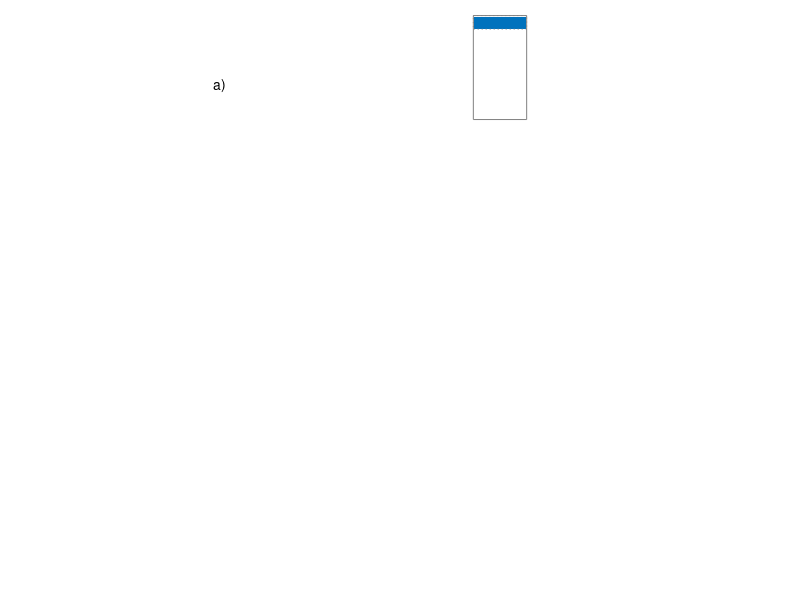

Here is the MATLAB script that generated this plot: (Note: this script raises an error after producing the figure.)
clear

% Create figure
figure(1);
clf

% level ice and snow thickness
hfi=2.0; % level ice thickness
hfs=0.3; % snow thickness

% deformed ice and snow thickness
hdi=3.0; % ridged ice thickness
hds=0.3; % ridged snow thickness

epsilon=(hfi-hdi)/hdi

% parameter settings of scheme
rhoi=917.0; % density of ice (kg/m^3)
rhos=330.0; % density of snow (kg/m^3)
rhow=1026.0; % density of seawater (kg/m^3)
deltar=rhow-rhoi;
g=9.8; % gravity
alphar=22; % angle of ridge
alphak=22; % angle of keel
%porosity=0.8; % porosity of ridge and keel complex
porosity=1.0; % porosity of ridge and keel complex

% geometric settings of figure
boxleftx=0.025;
boxrightx=0.775;
boxcenterx=(boxleftx+boxrightx)/2;
figLk=boxrightx-boxleftx;
levelextent=0.20;
sealeft=0
searight=1
aspectratio=2;
textbox=0.05;
textoffset=0.012;
arrowhead=0.005;
envelope=0.025;
scaleaxes=0.15;
cols=lines(10);
greycol=0.5*[1 1 1]
bluecol=cols(1,:)


% calculate freeboard and draft of level ice
hld=(rhoi*hfi+rhos*hfs)/rhow; % level draft
hlf=(hfi+hfs)-hld; % level freeboard

% calculate freeboard and draft of deformed ice 
hdd=(rhoi*hdi+rhos*hds)/rhow; % ridged draft
hdf=(hdi+hds)-hdd; % ridged freeboard

% check for bounds of level ice
if hld<0
 hld=0;
 hlf=0;
elseif hld>hdd/porosity | hlf>hdf/porosity
 error('There are no keels or ridges with this setting')
end

% calculate depth of keel relative to sea level
Hk=(2*hdd/porosity)-hld;

% calculate horizontal extent of keel structure 
Lk=2*(Hk-hld)/tan(alphak*pi/180)

% calculate height of ridge
Hr=hlf+sqrt((tan(alphar*pi/180))*(((hdf*Lk)/porosity)-hlf*Lk));

% calculate horizontal extent of ridge structure 
Lr=2*(Hr-hlf)/tan(alphar*pi/180)

% use this to determine the scale factor for the diagram
scalefactorx=figLk/Lk
scalefactory=min(aspectratio*scalefactorx,1/(Hk+Hr))

% calculate level ice box and surface snow, centered slightly to left
ylbottom=max((1-(hfi+hfs)*scalefactory)/2,(Hk-hld)*scalefactory)
yltop=ylbottom+hfi*scalefactory
ylsnow=yltop+hfs*scalefactory
sealevely=ylbottom+hld*scalefactory;

% calculate deformed ice coordinates
ydbottom=sealevely-hdd*scalefactory/porosity;
ydtop=sealevely+(hdf-hds)*scalefactory/porosity;
ydsnow=ydtop+hds*scalefactory/porosity;

% calculate keel bottom
ykbottom=ylbottom-(Hk-hld)*scalefactory;

% calculate ridge top
yrtop=ylsnow+(Hr-hlf)*scalefactory;

extenty(1)=ydsnow-ydbottom;
extenty(2)=extenty(1)+0.05;
extenty(3)=yrtop-ykbottom;
totalextent=extenty(1)+extenty(2)+extenty(3);
posy(1)=1-extenty(1)/totalextent;
posy(2)=posy(1)-extenty(2)/totalextent;
posy(3)=posy(2)-extenty(3)/totalextent;


notation='abc';

for setting=1:3

 % start axis
 if setting==1 | setting==2
  axes('Position',[1/3 posy(setting) 1/3 extenty(setting)/totalextent],...
      'DataAspectRatio',[1 1 1],'PlotBoxAspectRatio',[1 1 1],...
      'Xlim',[0 1],'Ylim',[ydbottom ydsnow],...
      'Box','off','Visible','off','Clipping','off')
 elseif setting==3
  axes('Position',[1/3 posy(setting) 1/3 extenty(setting)/totalextent],...
      'DataAspectRatio',[1 1 1],'PlotBoxAspectRatio',[1 1 1],...
      'Xlim',[0 1],'Ylim',[ykbottom yrtop],...
      'Box','off','Visible','off','Clipping','off')
 end

 % add "a)", "b)", and "c)"
 ymin=get(gca,'Ylim');
 text(-0.20,sum(ymin)/2,[notation(setting),')'],...
       'Interpreter','tex',...
       'FontName','Helvetica')

 %set(gca,'FontSize',7)
 labelsize=get(gca,'FontSize')-3;


 if setting==3
  rectangle('Position',[boxleftx,ylbottom,figLk,ylsnow-ylbottom],...
           'EdgeColor',0.5*[1 1 1],...
           'LineStyle','-');
 end

 % plot level ice to the right of ridged ice
 rectangle('Position',[boxrightx,ylbottom,levelextent,ylsnow-ylbottom],...
           'EdgeColor',0.5*[1 1 1],...
           'LineStyle','-');
 if setting==1
  handle=rectangle('Position',[boxrightx,yltop,levelextent,ylsnow-yltop],...
           'EdgeColor',0.5*[1 1 1],...
           'FaceColor',bluecol,...
           'LineStyle',':');
  uistack(handle,'bottom')
 %elseif setting==2 
 % handle=rectangle('Position',[boxrightx,sealevely,levelextent,ylsnow-sealevely],...
 %           'EdgeColor','none',...
 %           'FaceColor',0.85*[1 1 1],...
 %           'LineStyle','none');
 % uistack(handle,'bottom')
 end


 if setting==3

 % plot keel left
  x=[boxleftx boxcenterx]
  y=[ylbottom ykbottom]
  line(x,y,'Color',0.5*[1 1 1],'LineStyle','-');

 % overlay top of box with white except to indicate angle
  line([boxleftx+0.07 boxrightx],[ylbottom ylbottom],...
           'Color',0.99999*[1 1 1],...
           'LineStyle','-');

 % plot keel right
  x=[boxrightx boxcenterx];
  y=[ylbottom ykbottom];
  line(x,y,'Color',0.5*[1 1 1],'LineStyle','-');

 % plot ridge left
  x1=[boxcenterx-scalefactorx*Lr/2 boxcenterx];
  y1=[ylsnow yrtop];
  line(x1,y1,'Color',0.5*[1 1 1],'LineStyle','-');

  x2=[boxcenterx+scalefactorx*Lr/2 boxcenterx];
  y2=[ylsnow yrtop];

 % overlay bottom of box with white except to indicate angle
  line([x1(1)+0.07 x2(1)],[ylsnow ylsnow],'Color',0.85*[1 1 1],'LineStyle','-');

 % plot ridge right
  line(x2,y2,'Color',0.5*[1 1 1],'LineStyle','-');

 % fill in ridge and freeboard
  x=[boxleftx, boxleftx, boxcenterx-scalefactorx*Lr/2, boxcenterx,...
     boxcenterx+scalefactorx*Lr/2, boxrightx, boxrightx, boxleftx];
  y=[sealevely, ylsnow, ylsnow, yrtop, ylsnow, ylsnow, sealevely, sealevely];
  patch(x,y,0.85*[1 1 1])

 end

 % plot sea level line across figure
 x=[sealeft searight]; 
 y=[sealevely sealevely];
 line(x,y,'Color',bluecol,'LineStyle','-.');
 text(boxcenterx,sealevely-textoffset/2,...
           {'sea level'},...
           'Interpreter','Latex',...
           'VerticalAlignment','top',...
           'HorizontalAlignment','center',...
           'Fontsize',labelsize+2,...
           'Color',bluecol,...
           'EdgeColor','none')


 % plot deformed ice box and surface snow, centered 
 if setting==1 
  handle=rectangle('Position',[boxleftx,ydbottom,figLk,ydsnow-ydbottom],...
           'EdgeColor',0.5*[1 1 1],...
	   'LineWidth',0.4,...
           'LineStyle','-');
  handle=rectangle('Position',[boxleftx,ydtop,figLk,ydsnow-ydtop],...
           'EdgeColor',0.5*[1 1 1],...
           'FaceColor',bluecol,...
           'LineStyle',':');
  uistack(handle,'bottom')
 elseif setting==2 
  handle=rectangle('Position',[boxleftx,ydbottom,figLk,ydsnow-ydbottom],...
           'EdgeColor',0.5*[1 1 1],...
	   'LineWidth',0.4,...
           'LineStyle','-');
  handle=rectangle('Position',[boxleftx,sealevely,figLk,ydsnow-sealevely],...
           'EdgeColor','none',...
           'FaceColor',0.85*[1 1 1],...
           'LineStyle','none');
  uistack(handle,'bottom')
 elseif setting==3
  % handle=rectangle('Position',[boxleftx,ydbottom,figLk,ydsnow-ydbottom],...
  %           'EdgeColor',0.90*[1 1 1],...
  %	   'LineWidth',0.4,...
  %           'LineStyle','-');
  % uistack(handle,'bottom')
 end

 if setting==1

 % annotations of deformed ice metrics on left hand side
  x=[sealeft sealeft];
  y=[sealevely ydsnow];
  line(x,y,'Color',0.0*[1 1 1],'LineStyle','-');
  line([x(1)-arrowhead x(1)+arrowhead],[ydsnow ydsnow],...
           'Color',0.0*[1 1 1],'LineStyle','-');
  line([x(1)-arrowhead x(1)+arrowhead],[ydtop ydtop],...
           'Color',0.0*[1 1 1],'LineStyle','-');
  text(x(1)-textoffset,(ydtop+ydsnow)/2,...
           '$h_{R_s}$',...
           'Interpreter','Latex',...
           'VerticalAlignment','middle',...
           'HorizontalAlignment','right',...
           'EdgeColor','none')

  y=[ydbottom sealevely];
  line(x,y,'Color',0.0*[1 1 1],'LineStyle','-');
  line([x(1)-arrowhead x(1)+arrowhead],[ydbottom ydbottom],...
           'Color',0.0*[1 1 1],'LineStyle','-');
  line([x(1)-arrowhead x(1)+arrowhead],[ydtop ydtop],...
           'Color',0.0*[1 1 1],'LineStyle','-');
  text(x(1)-textoffset,sum(y)/2,...
           '$h_{R}$',...
           'Interpreter','Latex',...
           'VerticalAlignment','middle',...
           'HorizontalAlignment','right',...
           'EdgeColor','none')

 % annotations of level ice metrics on right hand side
  x=[searight searight];
  y=[sealevely ylsnow];
  line(x,y,'Color',0.0*[1 1 1],'LineStyle','-');
  line([x(1)-arrowhead x(1)+arrowhead],[ylsnow ylsnow],...
           'Color',0.0*[1 1 1],'LineStyle','-');
  line([x(1)-arrowhead x(1)+arrowhead],[yltop yltop],...
           'Color',0.0*[1 1 1],'LineStyle','-');
  text(x(1)+textoffset,sum(y)/2,...
           '$h_{F_s}$',...
           'Interpreter','Latex',...
           'VerticalAlignment','middle',...
           'EdgeColor','none')

  y=[ylbottom sealevely];
  line(x,y,'Color',0.0*[1 1 1],'LineStyle','-');
  line([x(1)-arrowhead x(1)+arrowhead],[ylbottom ylbottom],...
           'Color',0.0*[1 1 1],'LineStyle','-');
  line([x(1)-arrowhead x(1)+arrowhead],[yltop yltop],...
           'Color',0.0*[1 1 1],'LineStyle','-');
  text(x(1)+textoffset,sum(y)/2,...
           '$h_{F}$',...
           'Interpreter','Latex',...
           'VerticalAlignment','middle',...
           'EdgeColor','none')

 elseif setting==2

 % annotations of deformed ice metrics on left hand side
  x=[sealeft sealeft];
  y=[sealevely ydsnow];
  line(x,y,'Color',0.0*[1 1 1],'LineStyle','-');
  line([x(1)-arrowhead x(1)+arrowhead],[ydsnow ydsnow],...
           'Color',0.0*[1 1 1],'LineStyle','-');
  line([x(1)-arrowhead x(1)+arrowhead],[sealevely sealevely],...
           'Color',0.0*[1 1 1],'LineStyle','-');
  text(x(1)-textoffset,sum(y)/2,...
           '$h_{R_f}$',...
           'Interpreter','Latex',...
           'VerticalAlignment','middle',...
           'HorizontalAlignment','right',...
           'EdgeColor','none')

  y=[ydbottom sealevely];
  line(x,y,'Color',0.0*[1 1 1],'LineStyle','-');
  line([x(1)-arrowhead x(1)+arrowhead],[ydbottom ydbottom],...
           'Color',0.0*[1 1 1],'LineStyle','-');
  line([x(1)-arrowhead x(1)+arrowhead],[sealevely sealevely],...
           'Color',0.0*[1 1 1],'LineStyle','-');
  text(x(1)-textoffset,sum(y)/2,...
           '$h_{R_d}$',...
           'Interpreter','Latex',...
           'VerticalAlignment','middle',...
           'HorizontalAlignment','right',...
           'EdgeColor','none')

 end

 if setting==2 | setting==3

 % annotations of level ice metrics on right hand side
  x=[searight searight];
  y=[sealevely ylsnow];
  line(x,y,'Color',0.0*[1 1 1],'LineStyle','-');
  line([x(1)-arrowhead x(1)+arrowhead],[ylsnow ylsnow],...
           'Color',0.0*[1 1 1],'LineStyle','-');
  line([x(1)-arrowhead x(1)+arrowhead],[sealevely sealevely],...
           'Color',0.0*[1 1 1],'LineStyle','-');
  text(x(1)+arrowhead+textoffset,sum(y)/2,...
           '$h_{F_f}$',...
           'Interpreter','Latex',...
           'VerticalAlignment','middle',...
           'EdgeColor','none')

  y=[ylbottom sealevely];
  line(x,y,'Color',0.0*[1 1 1],'LineStyle','-');
  line([x(1)-arrowhead x(1)+arrowhead],[ylbottom ylbottom],...
           'Color',0.0*[1 1 1],'LineStyle','-');
  line([x(1)-arrowhead x(1)+arrowhead],[sealevely sealevely],...
           'Color',0.0*[1 1 1],'LineStyle','-');
  text(x(1)+arrowhead+textoffset,sum(y)/2,...
           '$h_{F_d}$',...
           'Interpreter','Latex',...
           'VerticalAlignment','middle',...
           'EdgeColor','none')

 end

 if setting==3

 % annotate level ice and snow
  text(boxrightx+levelextent/2,(ylbottom+sealevely)/2,...
           {'\makebox[1in][c]{Floe}','\makebox[1in][c]{draft}'},...
           'Interpreter','Latex',...
           'VerticalAlignment','middle',...
           'HorizontalAlignment','center',...
           'Fontsize',labelsize+2,...
           'EdgeColor','none')

  text(boxrightx+levelextent/2,ylsnow,...
           {'\makebox[1in][c]{Floe}'},...
           'Interpreter','Latex',...
           'VerticalAlignment','top',...
           'HorizontalAlignment','center',...
           'Fontsize',labelsize,...
           'EdgeColor','none')

  text(boxrightx+levelextent/2,sealevely-0.5*textoffset,...
           {'\makebox[1in][c]{freeboard}'},...
           'Interpreter','Latex',...
           'VerticalAlignment','bottom',...
           'HorizontalAlignment','center',...
           'Fontsize',labelsize,...
           'EdgeColor','none')

 % annotations of ridge height and keel depth
  x=[sealeft sealeft];
  y=[sealevely-Hk*scalefactory sealevely];
  line(x,y,'Color',0.0*[1 1 1],'LineStyle','-');
  line([x(1)-arrowhead x(1)+arrowhead],[y(1) y(1)],...
            'Color',0.0*[1 1 1],'LineStyle','-');
  line([x(1)-arrowhead x(1)+arrowhead],[sealevely sealevely],...
           'Color',0.0*[1 1 1],'LineStyle','-');
  text(x(1)-textoffset,sum(y)/2,...
           '$H_K$',...
           'Interpreter','Latex',...
           'HorizontalAlignment','right',...
           'VerticalAlignment','middle',...
           'EdgeColor','none')

  y=[sealevely sealevely+Hr*scalefactory];
  line(x,y,'Color',0.0*[1 1 1],'LineStyle','-');
  line([x(1)-arrowhead x(1)+arrowhead],[y(2) y(2)],...
           'Color',0.0*[1 1 1],'LineStyle','-');
  line([x(1)-arrowhead x(1)+arrowhead],[sealevely sealevely],...
           'Color',0.0*[1 1 1],'LineStyle','-');
  text(x(1)-textoffset,sum(y)/2,textbox,...
           '$H_S$',...
           'Interpreter','Latex',...
           'HorizontalAlignment','right',...
           'VerticalAlignment','middle',...
           'EdgeColor','none')

 % annotation of ridge width
  x=[boxcenterx-scalefactorx*Lr/2 boxcenterx+scalefactorx*Lr/2];
  y=[sealevely+Hr*scalefactory+envelope sealevely+Hr*scalefactory+envelope];
  line(x,y,'Color',0.0*[1 1 1],'LineStyle','-');
  line([x(1) x(1)],[y(1)-arrowhead y(1)+arrowhead],...
           'Color',0.0*[1 1 1],'LineStyle','-');
  line([x(2) x(2)],[y(1)-arrowhead y(1)+arrowhead],...
           'Color',0.0*[1 1 1],'LineStyle','-');
  text(sum(x)/2,y(1),...
           '$L_S$',...
           'Interpreter','Latex',...
           'VerticalAlignment','bottom',...
           'HorizontalAlignment','center',...
           'EdgeColor','none')

 % annotation of alphak
  radius=(scalefactorx*Lr/2)*0.35
  theta=-[0:1:atan2d(ylbottom-ykbottom,(boxrightx-boxleftx)/2)];
  x=boxleftx+radius*cosd(theta);
  y=ylbottom+radius*sind(theta);
  line(x,y,'Color','k')

  text(boxleftx+0.06,ylbottom-0.06*tan(alphak*pi/180),...
           '$\alpha_K$',...
           'VerticalAlignment','middle',...
	   'LineWidth',0.4,...
           'Interpreter','Latex',...
           'Fontsize',labelsize+1,...
           'EdgeColor','none')

 % annotation of alphar
  radius=(scalefactorx*Lr/2)*0.35
  theta=[0:1:atan2d(ylbottom-ykbottom,(boxrightx-boxleftx)/2)];
  x=(boxcenterx-(scalefactorx*Lr/2))+radius*cosd(theta);
  y=ylsnow+radius*sind(theta);
  line(x,y,'Color','k')

  text(x1(1)+0.05,ylsnow+0.05*tan(alphar*pi/180),...
           '$\alpha_S$',...
           'VerticalAlignment','middle',...
	   'LineWidth',0.4,...
           'Interpreter','Latex',...
           'Fontsize',labelsize+1,...
           'EdgeColor','none')

 % add ridge line
  x=[boxcenterx boxrightx]
  y=[(yrtop+ylsnow)/2 (yrtop+ylsnow)/2];
  handle=text(x(1),y(1)+1.75*textoffset,...
           'Sail',...
           'Interpreter','Latex',...
           'VerticalAlignment','top',...
           'HorizontalAlignment','center',...
           'Fontsize',labelsize+2,...
           'Color','r',...
           'BackgroundColor','none',...
           'EdgeColor','none')
  uistack(handle,'top')

 % add keel line
  x=[boxcenterx boxrightx]
  y=[(ykbottom+ylbottom)/2 (ykbottom+ylbottom)/2];
  text(x(1),y(1),...
           'Keel',...
           'Interpreter','Latex',...
           'VerticalAlignment','middle',...
           'HorizontalAlignment','center',...
           'Fontsize',labelsize+4,...
           'Color','r',...
           'BackgroundColor','none',...
           'EdgeColor','none')

 % annotate deformed ice and snow
  text((boxrightx+boxleftx)/2,(ydbottom+sealevely)/2,...
           {'\makebox[4in][c]{Ridging ice draft with}',...
            '\makebox[4in][c]{volume ${2 V_{R_d}}$}'},...
           'VerticalAlignment','middle',...
           'HorizontalAlignment','center',...
           'Interpreter','Latex',...
           'Fontsize',labelsize+2,...
           'EdgeColor','none')

  text((boxrightx+boxleftx)/2,sealevely,...
           {'Freeboard volume ${2 V_{R_f}}$'},...
           'VerticalAlignment','bottom',...
           'HorizontalAlignment','center',...
           'Interpreter','Latex',...
           'Fontsize',labelsize+2,...
           'EdgeColor','none')

 % add axes and aspect ratio annotation 
  x=[boxrightx+2*envelope-2*arrowhead ...
     boxrightx+2*envelope ... 
     boxrightx+2*envelope+2*arrowhead ...
     boxrightx+2*envelope ... 
     boxrightx+2*envelope ...
     boxrightx+2*envelope+scaleaxes ...
     boxrightx+2*envelope+scaleaxes-4*arrowhead ...
     boxrightx+2*envelope+scaleaxes ...
     boxrightx+2*envelope+scaleaxes-4*arrowhead];

  y=[ylbottom-5*envelope-4*arrowhead ...
     ylbottom-5*envelope ...
     ylbottom-5*envelope-4*arrowhead ...
     ylbottom-5*envelope ...
     ylbottom-5*envelope-scaleaxes ...
     ylbottom-5*envelope-scaleaxes ...
     ylbottom-5*envelope-scaleaxes+2*arrowhead  ...
     ylbottom-5*envelope-scaleaxes ...
     ylbottom-5*envelope-scaleaxes-2*arrowhead];

  line(x,y,'Color',greycol)
  
  text(x(2)-textoffset,(y(end-1)+y(1))/2,...
           '$\hat{z}$',...
           'Color',greycol,...
           'VerticalAlignment','middle',...
           'HorizontalAlignment','right',...
           'Interpreter','Latex',...
           'Fontsize',labelsize+3,...
           'EdgeColor','none')

  text((x(2)+x(end-3))/2,y(end-1),...
           '$\hat{x}$',...
           'Color',greycol,...
           'VerticalAlignment','top',...
           'HorizontalAlignment','center',...
           'Interpreter','Latex',...
           'Fontsize',labelsize+3,...
           'EdgeColor','none')

  text((x(2)+x(end-1))/2,(y(end-1)+y(2))/2,...
           {'$\hat{x}$:$\hat{z}$','1:2'},...
           'Color',greycol,...
           'VerticalAlignment','middle',...
           'HorizontalAlignment','center',...
           'Interpreter','Latex',...
           'Fontsize',labelsize+3,...
           'EdgeColor','none')

 elseif setting==2

 % annotate level ice and snow
  text(boxrightx+levelextent/2,(ylbottom+sealevely)/2,...
           {'\makebox[1in][c]{Floe}','\makebox[1in][c]{draft}'},...
           'Interpreter','Latex',...
           'VerticalAlignment','middle',...
           'HorizontalAlignment','center',...
           'Fontsize',labelsize+2,...
           'EdgeColor','none')

  text(boxrightx+levelextent/2,ylsnow,...
           {'\makebox[1in][c]{Floe}'},...
           'Interpreter','Latex',...
           'VerticalAlignment','top',...
           'HorizontalAlignment','center',...
           'Fontsize',labelsize,...
           'EdgeColor','none')

  text(boxrightx+levelextent/2,sealevely-0.5*textoffset,...
           {'\makebox[1in][c]{freeboard}'},...
           'Interpreter','Latex',...
           'VerticalAlignment','bottom',...
           'HorizontalAlignment','center',...
           'Fontsize',labelsize,...
           'EdgeColor','none')

 % annotate deformed ice and snow
  text((boxrightx+boxleftx)/2,(ydbottom+sealevely)/2,...
           {'\makebox[4in][c]{Ridging ice draft with}',...
            '\makebox[4in][c]{volume ${2 V_{R_d}}(1-\phi_R)$}'},...
           'VerticalAlignment','middle',...
           'HorizontalAlignment','center',...
           'Interpreter','Latex',...
           'Fontsize',labelsize+2,...
           'EdgeColor','none')

  text((boxrightx+boxleftx)/2,sealevely,...
           {'Freeboard volume ${2 V_{R_f}}(1-\phi_R)$'},...
           'VerticalAlignment','bottom',...
           'HorizontalAlignment','center',...
           'Interpreter','Latex',...
           'Fontsize',labelsize+2,...
           'EdgeColor','none')

 % annotations of keel width
  x=[boxleftx boxrightx];
  y=[ydsnow+envelope ydsnow+envelope];
  line(x,y,'Color',0.0*[1 1 1],'LineStyle','-');
  line([x(1) x(1)],[y(1)-arrowhead y(1)+arrowhead],...
           'Color',0.0*[1 1 1],'LineStyle','-');
  line([x(2) x(2)],[y(1)-arrowhead y(1)+arrowhead],...
           'Color',0.0*[1 1 1],'LineStyle','-');
  text(sum(x)/2,y(1),...
           '$L_K$',...
           'Interpreter','Latex',...
           'VerticalAlignment','bottom',...
           'HorizontalAlignment','center',...
           'EdgeColor','none')


 elseif setting==1

 % annotate level ice and snow
  text(boxrightx+levelextent/2,(ylbottom+yltop)/2,...
           {'\makebox[1in][c]{Floe}','\makebox[1in][c]{ice}'},...
           'Interpreter','Latex',...
           'VerticalAlignment','middle',...
           'HorizontalAlignment','center',...
           'Fontsize',labelsize+2,...
           'EdgeColor','none')

  text(boxrightx+levelextent/2,(yltop+ylsnow)/2,...
           'Snow',...
           'Interpreter','Latex',...
           'VerticalAlignment','middle',...
           'HorizontalAlignment','center',...
	   'Color',0.99999*[1 1 1],...
           'Fontsize',labelsize,...
           'EdgeColor','none')

 % annotate deformed ice and snow
  text((boxrightx+boxleftx)/2,(ydbottom+ydtop)/2,...
           {'Ridging ice'},...
           'Interpreter','Latex',...
           'VerticalAlignment','middle',...
           'HorizontalAlignment','center',...
           'Fontsize',labelsize+2,...
           'EdgeColor','none')

  text((boxrightx+boxleftx)/2,(ydtop+ydsnow)/2,...
           'Snow on deforming ice',...
           'Interpreter','Latex',...
           'VerticalAlignment','middle',...
           'HorizontalAlignment','center',...
	   'Color',0.99999*[1 1 1],...
           'Fontsize',labelsize,...
           'EdgeColor','none')

 end

end % for setting=1:3

dir=fileparts(which(mfilename));
cd([dir(1:strfind(dir,'scripts')-1),'output']);
ncfprint('png',['figure3'],1,2)
ncfprint('epsc',['figure3'],1,2)

